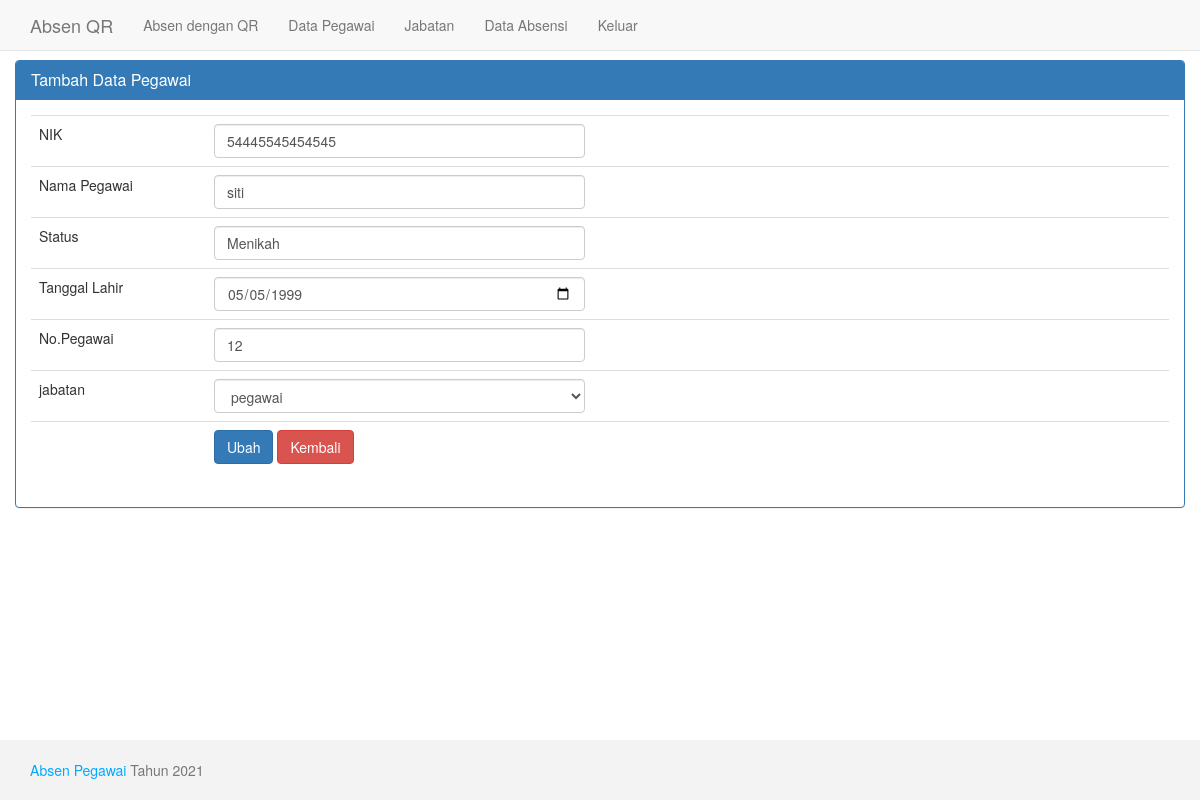
/edit_pegawai.php?id=11 (signed in), run on the app's committed database.
### tables this page shows
CREATE TABLE `pegawai` (
  `id` int(11) NOT NULL,
  `nik` varchar(20) NOT NULL,
  `nama_pegawai` varchar(50) NOT NULL,
  `status` varchar(50) NOT NULL,
  `tgl_lahir` date NOT NULL,
  `nomor_pegawai` varchar(40) NOT NULL,
  `jabatan` varchar(30) NOT NULL
);

### edit_pegawai.php (the view, shortened to what this page needs)
<?php require 'header.php'; ?>
<?php
	$konek = mysqli_connect("localhost","root","","absenqr");
	$id=$_GET['id'];
	$sql="SELECT * FROM pegawai WHERE id=$id";
	$query=mysqli_query($konek,$sql);
	$fetch=mysqli_fetch_array($query);
?>
<div class="container">
	<div class="row">
		<div class="panel panel-primary">
			<div class="panel-heading">
				<h3 class="panel-title">Tambah Data Pegawai</h3>
			</div>
			<div class="panel-body">
				<form method="post" action="">
					<table class="table">
						<tr>
							<td width="160">NIK</td>
							<td>
								<div class="col-md-5"><input class="form-control" type="text" name="nik" required value="<?php echo $fetch['nik']?>"></div>
							</td>
						</tr>
						<tr>
							<td>Nama Pegawai</td>
							<td><div class="col-md-5"><input class="form-control" type="text" name="nama_pegawai" required value="<?php echo $fetch['nama_pegawai'] ?>"/></div></td>
						</tr>
						<tr>
							<td>Status</td>
							<td>
								<div class="col-md-5">
									<input type="text" name="status" class="form-control" value="<?php echo $fetch['status'] ?>">
								</div>
							</td>
						</tr>
						<tr>
							<td>Tanggal Lahir</td>
							<td><div class="col-md-5"><input class="form-control" type="date" name="tgl_lahir" required value="<?php echo $fetch['tgl_lahir'] ?>"/></div></td>
						</tr>
						<tr>
							<td>No.Pegawai</td>
							<td><div class="col-md-5"><input class="form-control" type="text" name="nomor_pegawai" required value="<?php echo $fetch['nomor_pegawai'] ?>"/></div></td>
						</tr>
						<tr>
							<td>jabatan</td>
							<td>
								<div class="col-md-5">
									<?php
									$sql="SELECT * FROM jabatan" ;
									$query=mysqli_query($konek,$sql);
									?>
									<select name="jabatan" class="form-control">
										<?php
											while ($data=mysqli_fetch_array($query)) {
										?>
											<option value="<?php echo $data['id_jabatan'] ?>"><?php echo $data['nama_jabatan']; ?></option>
									<?php } ?>
									</select>
								</div>
							</td>
						</tr>
						<tr>
							<td></td>
							<td>
							<div class="col-md-6">
								<input class="btn btn-primary" name="jalankan" type="submit" value="Ubah" />
								<a class="btn btn-danger" href="hapus_pegawai.php">Kembali</a>
								</div>
							</td>
						</tr>
					</table>
				</form>
			</div>
		</div>
	</div>
</div>
<?php require 'footer.php'; ?>

### assets/style.css (style rules this page uses)
html { position: relative; min-height: 100%; }
body { margin-bottom: 60px; }
body > .container { padding: 60px 15px 0; }

### data on the page
pegawai: nik "54445545454545", nama_pegawai "siti", status "Menikah", tgl_lahir "05/05/1999", nomor_pegawai "12"

### other printed values
form field jabatan "pegawai"
